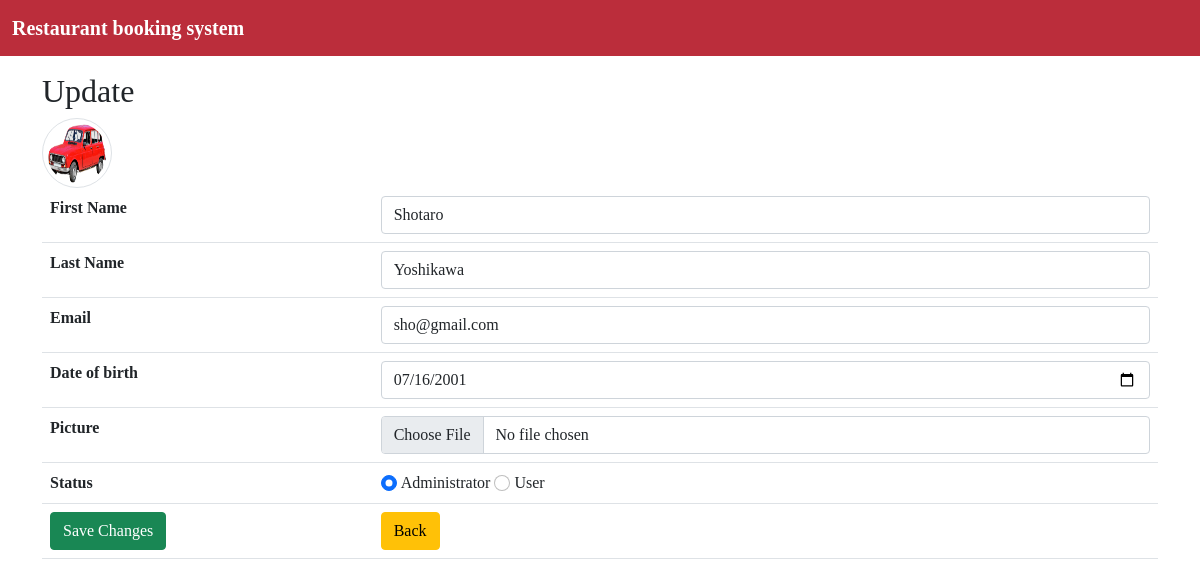
The page /update.php?id=4 (signed in) on the database its author committed.
### tables this page shows
CREATE TABLE `user` (
  `id` int(11) NOT NULL,
  `first_name` varchar(255) NOT NULL,
  `last_name` varchar(255) NOT NULL,
  `password` varchar(255) NOT NULL,
  `date_of_birth` date NOT NULL,
  `email` varchar(255) NOT NULL,
  `picture` varchar(255) DEFAULT NULL,
  `status` varchar(4) NOT NULL DEFAULT 'user'
);

### update.php (the view, shortened to what this page needs)
<?php
require_once "components/db_connect.php";
$backBtn = '';
if (isset($_SESSION["adm"])) {
    $backBtn = "dashBoard.php";
}
if (isset($_GET['id'])) {
    $id = $_GET['id'];
    $sql = "SELECT * FROM user WHERE id = {$id}";
    $result = mysqli_query($connect, $sql);
    if (mysqli_num_rows($result) == 1) {
        $data = mysqli_fetch_assoc($result);
        $f_name = $data['first_name'];
        $l_name = $data['last_name'];
        $email = $data['email'];
        $date_birth = $data['date_of_birth'];
        $status = $data['status'];
    }
}
$class = "show";
?>
<!DOCTYPE html>
<html lang="en">
<head>
    <?php require_once 'components/boot.php' ?>
</head>
<body>
    <nav class="navbar navbar-expand-lg navbar">
        <div class="container-fluid">
            <a class="navbar-brand text-white fw-bold" href="index.php">Restaurant booking system</a>
        </div>
    </nav>
    <div class="container">
        <h2>Update</h2>
        <img class='img-thumbnail rounded-circle' src='pictures/<?php echo $data['picture'] ?>' alt="<?php echo $f_name ?>">
        <form method="post" enctype="multipart/form-data">
            <table class="table">
                <tr>
                    <th>First Name</th>
                    <td><input class="form-control" type="text" name="first_name" placeholder="First Name" value="<?php echo $f_name ?>" /></td>
                </tr>
                <tr>
                    <th>Last Name</th>
                    <td><input class="form-control" type="text" name="last_name" placeholder="Last Name" value="<?php echo $l_name ?>" /></td>
                </tr>
                <tr>
                    <th>Email</th>
                    <td><input class="form-control" type="email" name="email" placeholder="Email" value="<?php echo $email ?>" /></td>
                </tr>
                <tr>
                    <th>Date of birth</th>
                    <td><input class="form-control" type="date" name="date_of_birth" placeholder="Date of birth" value="<?php echo $date_birth ?>" /></td>
                </tr>
                <tr>
                    <th>Picture</th>
                    <td><input class="form-control" type="file" name="picture" /></td>
                </tr>
                <tr class="<?php echo $class ?>">
                    <th> Status</th>
                    <td><input class="form-check-input" type="radio" name="status" id="flexRadioDefault1" value="adm" <?php if ($status == "adm") {
                                                                                                                            echo "checked";
                                                                                                                        } ?>>
                        <label class="form-check-label" for="flexRadioDefault1">
                            Administrator
                        </label>
                        <input class="form-check-input" type="radio" name="status" id="flexRadioDefault2" value="user" <?php if ($status == "user") {
                                                                                                                            echo "checked";
                                                                                                                        } ?>>
                        <label class="form-check-label" for="flexRadioDefault2">User
                        </label>
                    </td>
                </tr>
                <tr>
                    <td><button name="submit" class="btn btn-success" type="submit">Save Changes</button></td>
                    <td><a href="<?php echo $backBtn ?>"><button class="btn btn-warning" type="button">Back</button></a></td>
                </tr>
            </table>
        </form>
    </div>
</body>
</html>

### components/boot.php (style rules this page uses)
* { font-family: Georgia, serif; }
.navbar { background-color: rgb(187, 45, 59); }
a { text-decoration: none; }

### update.php (style rules this page uses)
.img-thumbnail { width: 70px !important; height: 70px !important; }

### rows shown on the page
user: picture (picture), first_name "Shotaro", last_name "Yoshikawa", email "sho@gmail.com", date_of_birth "07/16/2001", status "☑ Administrator", status "☐ User"
